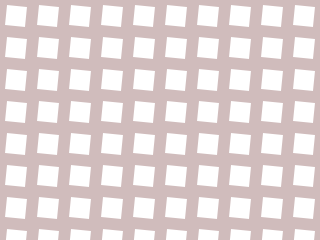
Frame 1 (no input)
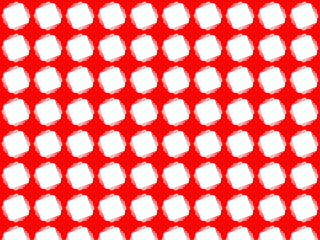
Frame 60 (the mouse pressed at the canvas centre just before this capture)
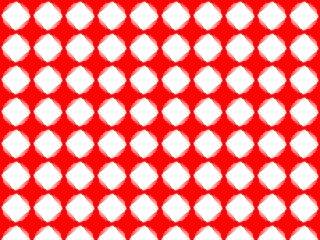
Frame 120 (the mouse held since frame 60 and released just before this capture)

The Processing sketch that drew these frames (run headless with seeded random() and noise(); from frame 60 on, the mouse is pressed at the canvas centre):

// Processing sketch: etape_3
// ── etape_3.pde
/*
@see https://github.com/StanLepunK/La-Voie-du-Code
*/
PVector [] pts;
void setup() {
  size(320,240);
  strokeWeight(10);
  int max = 10;
  pts = new PVector[max*max];
  float cellule = width / (float)max;
  float offset_x = cellule /2;
  float offset_y = cellule /2;
  
  int rank = 0 ;
  for(int x = 0 ; x < max ; x++) {
    for(int y = 0 ; y < max ; y++) {
      float temp_x = x *cellule +offset_x;
      float temp_y = y *cellule +offset_y;
      pts[rank] = new PVector(temp_x,temp_y); 
      rank++;
    }
  }
}

float angle;
void draw() {
  arriere_plan(255,0,0,20);
  fill(255);
  stroke(255);
  float taille = 10;
  angle += .1;
  for(int i = 0 ; i < pts.length ; i++) {
    // point(pts[i].x,pts[i].y);
    motif(pts[i].x,pts[i].y,taille,angle);
  }
}

// ── dico.pde
void arriere_plan(float r, float v, float b, float a) {
  rectMode(CORNER);
  noStroke();
  fill(r,v,b,a);
  rect(0,0,width,height);
}



void motif(float x, float y, float taille, float angle) {
  rectMode(CENTER);
  pushMatrix();
  translate(x,y);
  rotate(angle);
  rect(0,0,taille,taille);
  popMatrix();
}
